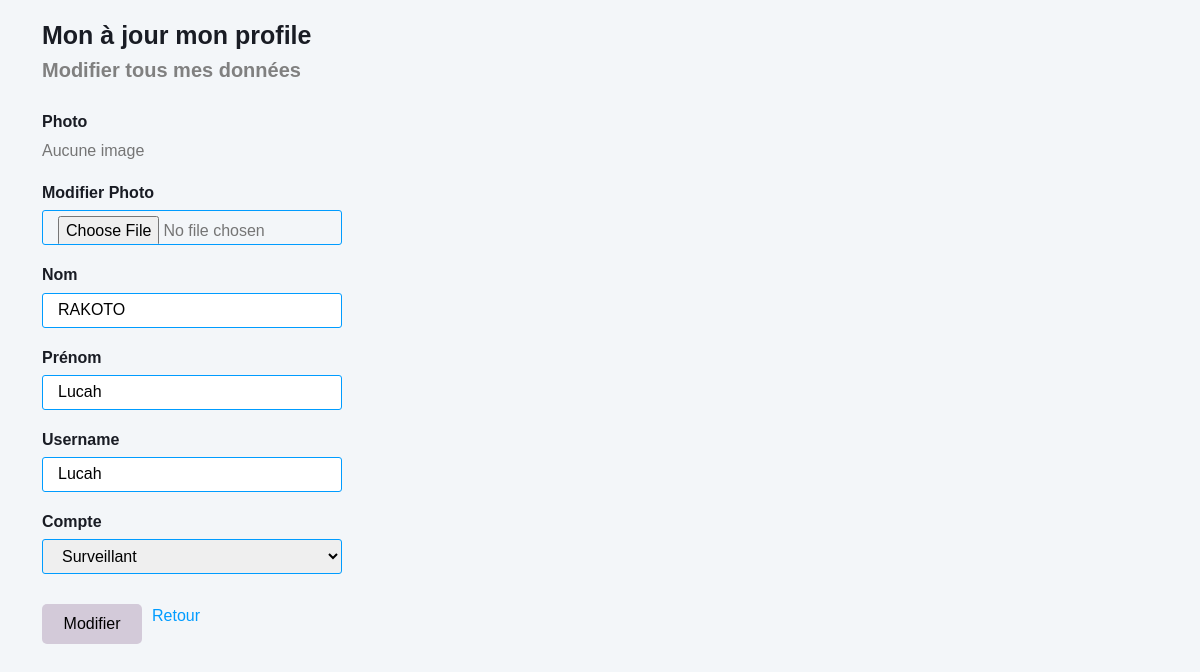
Page /editprofile.php (signed in) on the earlier database version.
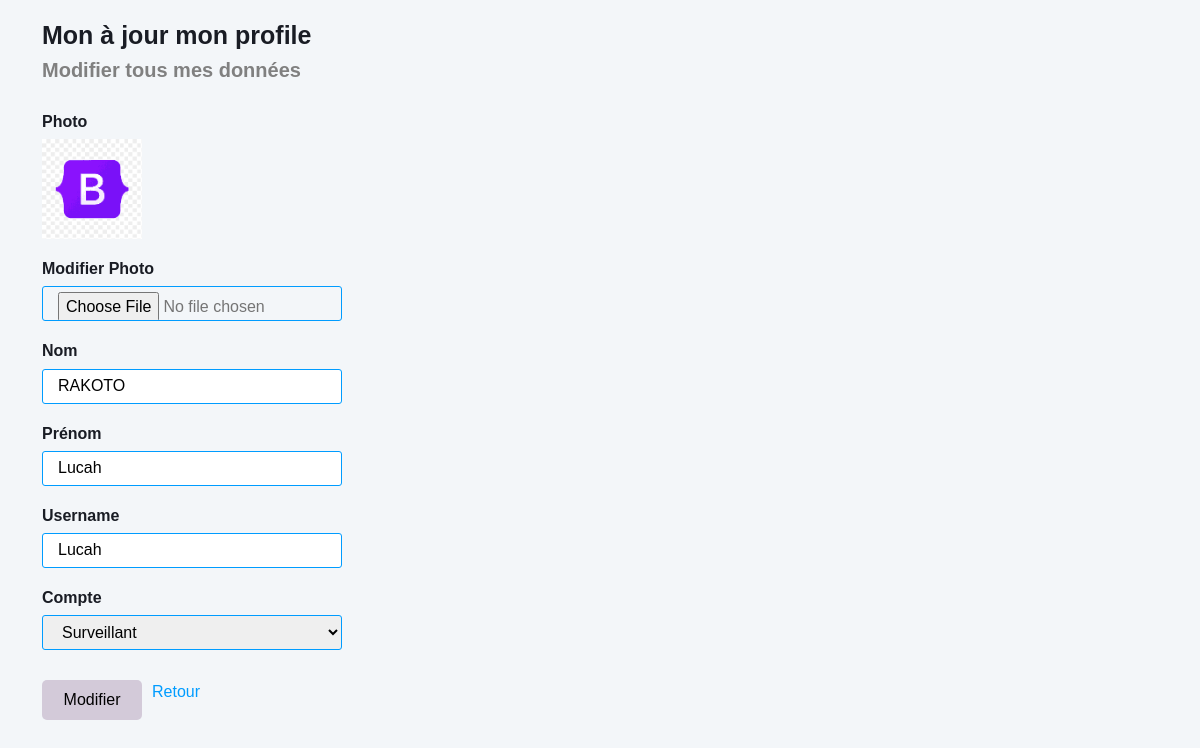
Same page on the later database version.
### tables this page shows
CREATE TABLE `responsable` (
  `responsable_id` int(10) NOT NULL AUTO_INCREMENT,
  `nom_responsable` varchar(100) NOT NULL,
  `prenom_responsable` varchar(100) NOT NULL,
  `username` varchar(100) NOT NULL,
  `password` varchar(100) DEFAULT NULL,
  `compte` varchar(100) NOT NULL,
  `image` varchar(100) DEFAULT NULL,
  PRIMARY KEY (`responsable_id`),
  UNIQUE KEY `username` (`username`)
);

### editprofile.php (the view, shortened to what this page needs)
<?php
    require "./back/database.php";
    $sql = "SELECT nom_responsable,
                    prenom_responsable,
                    username,
                    compte,
                    image
            FROM responsable
            WHERE responsable_id = ?
        ";
    $stmt = $pdo->prepare($sql);
    $stmt->execute([$_SESSION['responsable_id']]);
    $comptes = $stmt->fetchAll();
?>
<!DOCTYPE html>
<html lang="en">
<head>
    <link rel="stylesheet" href="./assets/css/style.css">
    <link rel="stylesheet" href="./assets/css/bootstrap.min.css">
</head>
<body>
    <div class="container">
        <div class="profile">
            <div class="profile-top">
                <div class="ttl">
                    <h2>Mon à jour mon profile</h2>
                    <h4>Modifier tous mes données</h4>
                </div>
            </div>
            <div class="profile-body">
                <form action="./back/responsable/update.php" method="POST" enctype="multipart/form-data" class="edit">
                    <?php foreach ( $comptes as $compte ): ?>
                        <div class="form-group">
                            <div class="label">
                            <h4>Photo</h4>
                            </div>
                            <div class="input">
                                <?php if (!empty($compte['image'])): ?>
                                    <img src="./assets/img/<?= $compte['image'] ?>" alt="Image" width="100">
                                <?php else: ?>
                                    <p>Aucune image</p>
                                <?php endif; ?>
                            </div>
                        </div>
                        <div class="form-group">
                            <div class="label">
                                <h4>Modifier Photo</h4>
                            </div>
                            <div class="input">
                                <input type="file" name="image" >
                            </div>
                        </div>
                        <div class="form-group">
                            <div class="label">
                                <h4>Nom</h4>
                            </div>
                            <div class="input">
                                <input type="text" placeholder="Nom" value="<?= $_SESSION['nom_responsable'] ?>" name="nom">
                            </div>
                        </div>
                        <div class="form-group">
                            <div class="label">
                                <h4>Prénom</h4>
                            </div>
                            <div class="input">
                                <input type="text" placeholder="Prénom" value="<?= $_SESSION['prenom_responsable'] ?>" name="prenom">
                            </div>
                        </div>
                        <div class="form-group">
                            <div class="label">
                                <h4>Username</h4>
                            </div>
                            <div class="input">
                                <input type="text" placeholder="Username" value="<?= $_SESSION['username'] ?>" name="username">
                            </div>
                        </div>
                        <div class="form-group">
                        <div class="label">
                            <h4>Compte</h4>
                        </div>
                        <div class="select">
                            <div class="select">
                                <select name="compte">
                                   <option value="<?= $_SESSION['compte'] ?>"><?= $_SESSION['compte'] ?></option>
                                </select>
                            </div>
                        </div>
                        </div>
                        <div class="form-submit" style="display: flex; gap: 10px">
                            <button type="submit">Modifier</button>
                            <a href="./home.php">Retour</a>
                        </div>
                    <?php endforeach; ?>
                </form>
            </div>
        </div>
    </div>
</body>
</html>

Differences in the rows shown:
changed responsable: image: picture added; no longer shows "Aucune image"
